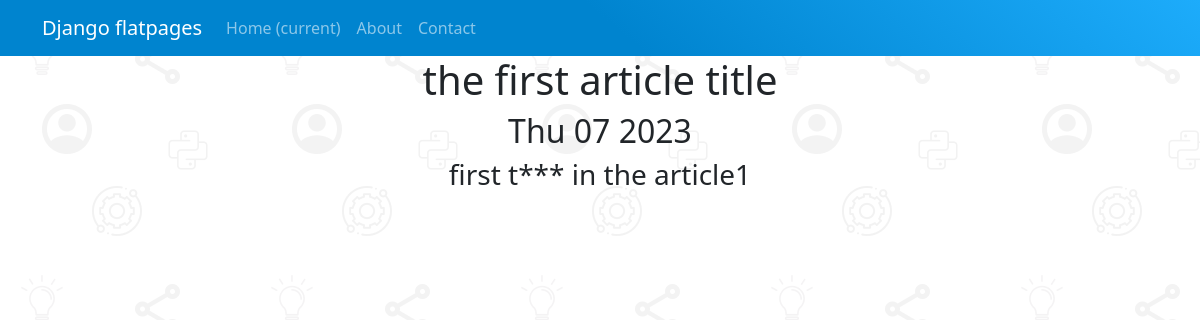
Screenshot of /news/1 with the database file from the repository.
### NewsPortal/models.py (models this page shows, shortened)
class Post(models.Model):
    author = models.ForeignKey(Author, on_delete=models.CASCADE)
    ARTICLE = 'ART'
    NEWS = 'NWS'
    CATEGORY_CHOICES = (
        (ARTICLE, 'Статья'),
        (NEWS, 'Новость')
    )
    categoryType = models.CharField(
        max_length=3, choices=CATEGORY_CHOICES, default=ARTICLE)
    dateCreation = models.DateTimeField(auto_now_add=True)
    postCategory = models.ManyToManyField(Category, through='PostCategory')
    title = models.CharField(max_length=128)
    text = models.TextField()
    rating = models.IntegerField(default=0)

### NewsPortal/views.py (the view)
# urls.py: path('<int:pk>', PostDetailView.as_view()),
class PostDetailView(DetailView):
    model = Post
    template_name = 'one_news.html'
    context_object_name = 'post'
    def get_context_data(self, **kwargs):
        context = super().get_context_data(**kwargs)
        context['time_now'] = datetime.utcnow()
        return context

### NewsPortal/templatetags/censor.py (called while the page is built)
@register.filter()
def censor_profanities(value):
    words = value.split()
    for idx, word in enumerate(words):
        lower_word = word.lower()
        if lower_word in [prof.lower() for prof in PROFANITIES]:
            censored_word = word[0] + '*' * (len(word) - 1)
            words[idx] = censored_word
    return ' '.join(words)

### templates/one_news.html (shortened to what this page needs)
{% extends 'flatpages/default.html' %}
{% load censor %}
{% block content %}
<h1>{{ post.title|censor_profanities }}</h1>
<h2>{{ time_now|date:'D m Y' }}</h2>
<h3>{{ post.text|censor_profanities }}</h3>
{% endblock content %}

### rows the page displays
Post: title|censor_profanities "the first article title", text|censor_profanities "first t*** in the article1"

### other values shown
{{ time_now|date:'D m Y' }} "Thu 07 2023"
